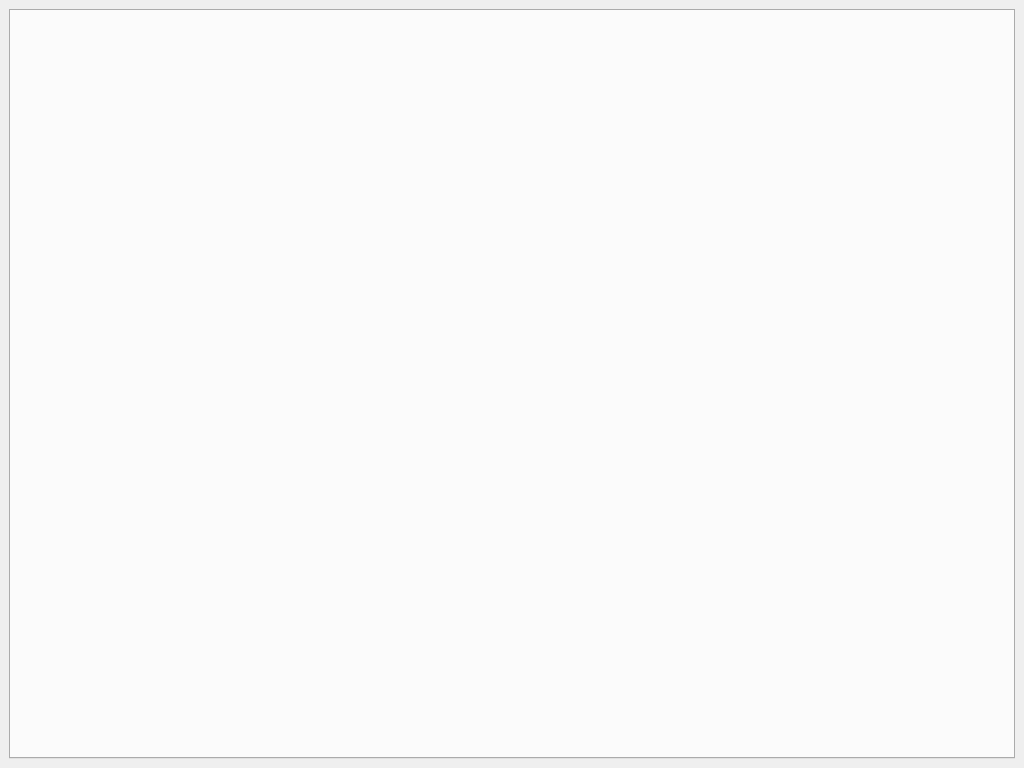
<?xml version="1.0" encoding="UTF-8"?>
<ui version="4.0">
 <class>MainWindow</class>
 <widget class="QMainWindow" name="MainWindow">
  <property name="geometry">
   <rect>
    <x>0</x>
    <y>0</y>
    <width>1024</width>
    <height>768</height>
   </rect>
  </property>
  <property name="minimumSize">
   <size>
    <width>1024</width>
    <height>768</height>
   </size>
  </property>
  <property name="windowTitle">
   <string>Order Management System</string>
  </property>
  <widget class="QWidget" name="centralwidget">
   <layout class="QVBoxLayout" name="verticalLayout">
    <item>
     <widget class="QTabWidget" name="mainTabWidget">
      <property name="currentIndex">
       <number>-1</number>
      </property>
     </widget>
    </item>
   </layout>
  </widget>
 </widget>
 <resources/>
 <connections/>
</ui>
